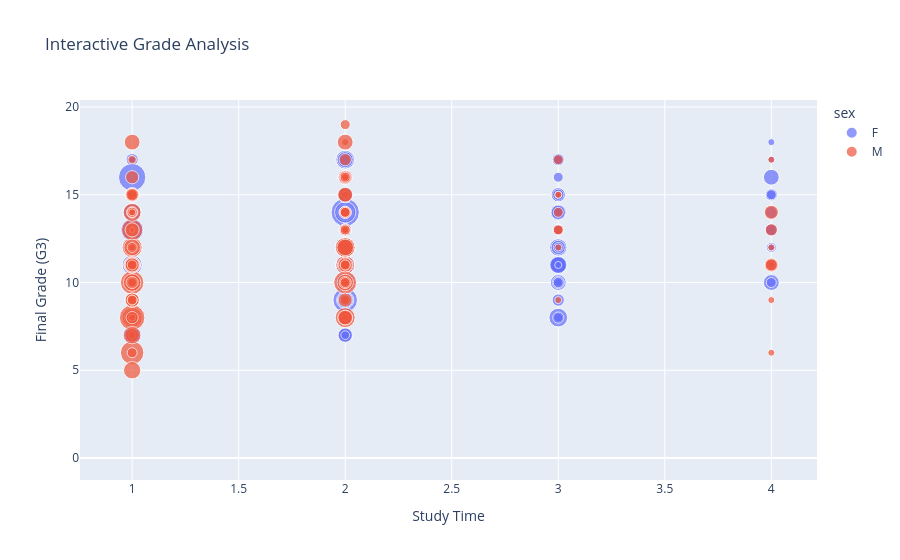

The code cell stored with this chart in its notebook:
### Markdown cell above
## 8. Interactive Dashboard
Corrected scatter plot using unscaled absences to avoid negative size values.

### Code cell
# Interactive Dashboard with unscaled absences
fig = px.scatter(df_unscaled, x='studytime', y='G3', color='sex', size='absences', hover_data=['age', 'Medu'], title='Interactive Grade Analysis')
fig.update_layout(xaxis_title='Study Time', yaxis_title='Final Grade (G3)')
fig.write_html('interactive_dashboard.html')
fig.show()

### Figure 1 — Plotly figure (JSON) as saved in the notebook; plotly's stock layout.template omitted (floating-point values rounded to 4 significant figures; data arrays with more than 128 entries replaced by an {"elided": "..."} marker saying what was removed)
{"data": [{"customdata": {"elided": "383x2 int values"}, "hovertemplate": "sex=F<br>studytime=%{x}<br>G3=%{y}<br>absences=%{marker.size}<br>age=%{customdata[0]}<br>Medu=%{customdata[1]}<extra></extra>", "legendgroup": "F", "marker": {"color": "#636efa", "size": {"elided": "383 int values"}, "sizemode": "area", "sizeref": 0.08, "symbol": "circle"}, "mode": "markers", "name": "F", "orientation": "v", "showlegend": true, "type": "scatter", "x": {"elided": "383 int values"}, "xaxis": "x", "y": {"elided": "383 int values"}, "yaxis": "y"}, {"customdata": {"elided": "266x2 int values"}, "hovertemplate": "sex=M<br>studytime=%{x}<br>G3=%{y}<br>absences=%{marker.size}<br>age=%{customdata[0]}<br>Medu=%{customdata[1]}<extra></extra>", "legendgroup": "M", "marker": {"color": "#EF553B", "size": {"elided": "266 int values"}, "sizemode": "area", "sizeref": 0.08, "symbol": "circle"}, "mode": "markers", "name": "M", "orientation": "v", "showlegend": true, "type": "scatter", "x": {"elided": "266 int values"}, "xaxis": "x", "y": {"elided": "266 int values"}, "yaxis": "y"}], "layout": {"legend": {"itemsizing": "constant", "title": {"text": "sex"}, "tracegroupgap": 0}, "title": {"text": "Interactive Grade Analysis"}, "xaxis": {"anchor": "y", "domain": [0, 1], "title": {"text": "Study Time"}}, "yaxis": {"anchor": "x", "domain": [0, 1], "title": {"text": "Final Grade (G3)"}}}}
